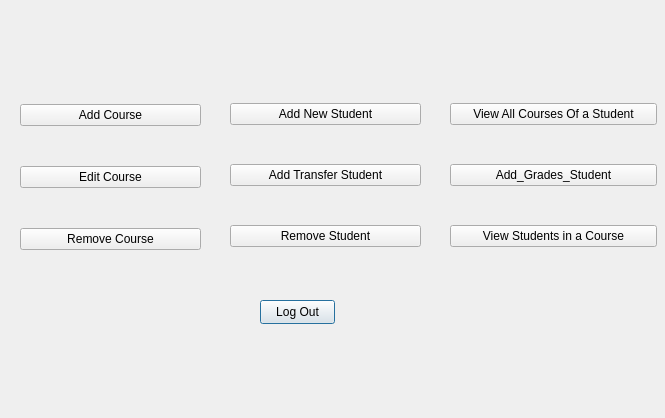
<?xml version="1.0" encoding="UTF-8"?>
<ui version="4.0">
 <class>AdminMainPage</class>
 <widget class="QDialog" name="AdminMainPage">
  <property name="geometry">
   <rect>
    <x>0</x>
    <y>0</y>
    <width>665</width>
    <height>418</height>
   </rect>
  </property>
  <property name="windowTitle">
   <string>Dialog</string>
  </property>
  <widget class="QPushButton" name="LogOutBTN">
   <property name="geometry">
    <rect>
     <x>260</x>
     <y>300</y>
     <width>75</width>
     <height>24</height>
    </rect>
   </property>
   <property name="text">
    <string>Log Out</string>
   </property>
  </widget>
  <widget class="QWidget" name="layoutWidget">
   <property name="geometry">
    <rect>
     <x>20</x>
     <y>70</y>
     <width>181</width>
     <height>215</height>
    </rect>
   </property>
   <layout class="QHBoxLayout" name="horizontalLayout">
    <item>
     <layout class="QVBoxLayout" name="verticalLayout_2">
      <item>
       <widget class="QPushButton" name="AddCoursebtn">
        <property name="text">
         <string>Add Course</string>
        </property>
       </widget>
      </item>
      <item>
       <widget class="QPushButton" name="EditCourseBTN">
        <property name="text">
         <string>Edit Course</string>
        </property>
       </widget>
      </item>
      <item>
       <widget class="QPushButton" name="RemoveCourseBTN">
        <property name="text">
         <string>Remove Course</string>
        </property>
       </widget>
      </item>
     </layout>
    </item>
   </layout>
  </widget>
  <widget class="QWidget" name="">
   <property name="geometry">
    <rect>
     <x>230</x>
     <y>70</y>
     <width>191</width>
     <height>211</height>
    </rect>
   </property>
   <layout class="QVBoxLayout" name="verticalLayout">
    <item>
     <widget class="QPushButton" name="AddStudentButton_2">
      <property name="text">
       <string>Add New Student</string>
      </property>
     </widget>
    </item>
    <item>
     <widget class="QPushButton" name="AddStudentButton">
      <property name="text">
       <string>Add Transfer Student</string>
      </property>
     </widget>
    </item>
    <item>
     <widget class="QPushButton" name="RemoveStudentButton">
      <property name="text">
       <string>Remove Student</string>
      </property>
     </widget>
    </item>
   </layout>
  </widget>
  <widget class="QWidget" name="layoutWidget_2">
   <property name="geometry">
    <rect>
     <x>450</x>
     <y>70</y>
     <width>207</width>
     <height>211</height>
    </rect>
   </property>
   <layout class="QVBoxLayout" name="verticalLayout_3">
    <item>
     <widget class="QPushButton" name="viewCoursesOfAStudent_btn">
      <property name="text">
       <string>View All Courses Of a Student</string>
      </property>
     </widget>
    </item>
    <item>
     <widget class="QPushButton" name="Add_Grade_btn">
      <property name="text">
       <string>Add_Grades_Student</string>
      </property>
     </widget>
    </item>
    <item>
     <widget class="QPushButton" name="pushButton">
      <property name="text">
       <string>View Students in a Course</string>
      </property>
     </widget>
    </item>
   </layout>
  </widget>
 </widget>
 <resources/>
 <connections/>
</ui>
